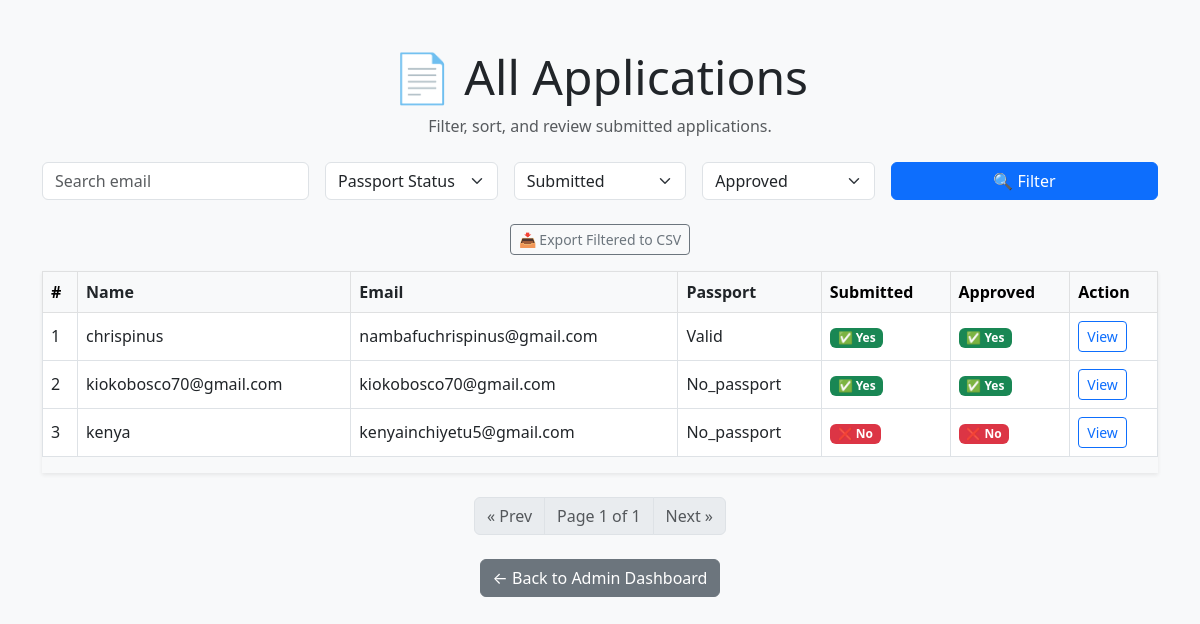
The app's page /admin/applications (signed in), older data.
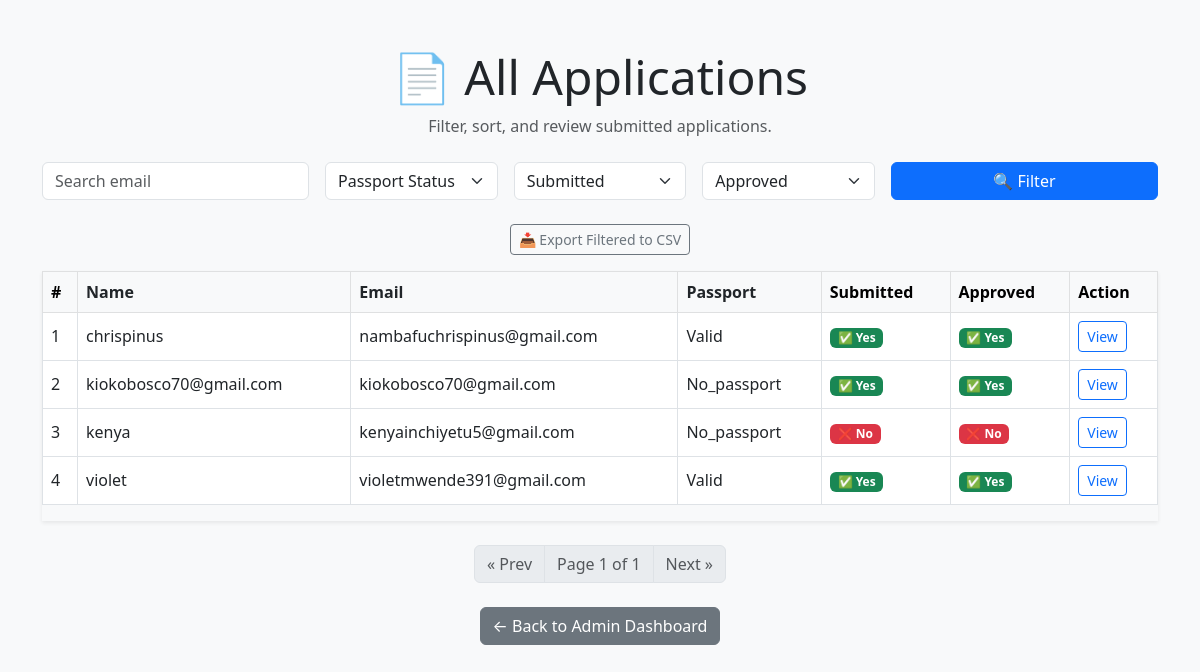
The same page, newer data.
### app/models/application.py (models this page shows, shortened)
class Application(db.Model):
    id = db.Column(db.Integer, primary_key=True)
    user_id = db.Column(db.Integer, db.ForeignKey('user.id'), nullable=False)
    user = db.relationship('User', backref='applications')
    passport_status = db.Column(
        db.String(20),
        nullable=False,
        comment="Passport status: 'has_passport', 'needs_passport', or 'applied_for_passport'"
    )
    phone_number = db.Column(
        db.String(20),
        nullable=True,
        comment="User's contact phone number"
    )
    date_of_birth = db.Column(
        db.Date,
        nullable=True,
        comment="User's date of birth in YYYY-MM-DD format"
    )
    education_level = db.Column(
        db.String(50),
        nullable=True,
        comment="Highest education level completed"
    )
    occupation = db.Column(
        db.String(100),
        nullable=True,
        comment="Current or most recent occupation"
    )
    marital_status = db.Column(
        db.String(20),
        nullable=True,
        comment="Marital status: single, married, divorced, etc."
    )
    cv_filename = db.Column(
        db.String(255),
        nullable=True,
        comment="Filename of uploaded CV/resume"
    )
    id_filename = db.Column(
        db.String(255),
        nullable=True,
        comment="Filename of uploaded ID document"
    )
    cert_filename = db.Column(
        db.String(255),
        nullable=True,
        comment="Filename of uploaded education certificate"
    )
    submitted = db.Column(
        db.Boolean,
        default=False,
        nullable=False,
        comment="Whether application has been submitted"
    )
    submitted_at = db.Column(
        db.DateTime,
        nullable=True,
        comment="Timestamp when application was submitted"
    )
    approved = db.Column(
        db.Boolean,
        default=False,
        nullable=False,
        comment="Whether application has been approved"
    )
    approved_at = db.Column(
        db.DateTime,
        nullable=True,
        comment="Timestamp when application was approved"
    )
    last_reminder_sent = db.Column(
        db.DateTime,
        nullable=True,
        comment="Timestamp when last reminder email was sent"
    )

### app/models/user.py (models this page shows, shortened)
class User(UserMixin, db.Model):  # ✅ Inherit UserMixin for Flask-Login support
    id = db.Column(db.Integer, primary_key=True)
    email = db.Column(db.String(120), unique=True, nullable=False)
    full_name = db.Column(db.String(120), nullable=False)
    password_hash = db.Column(db.String(128), nullable=False)
    is_admin = db.Column(db.Boolean, default=False)

### app/routes/admin_routes.py (the view)
@admin_bp.route('/admin/applications')
@login_required
def view_all_applications():
    if not current_user.is_admin:
        flash("Access denied. Admins only.", "danger")
        return redirect(url_for('auth.dashboard'))
    email = request.args.get('email')
    submitted = request.args.get('submitted')
    approved = request.args.get('approved')
    passport_status = request.args.get('passport_status')
    page = request.args.get('page', 1, type=int)
    per_page = 10  # You can change this to show more/less per page
    sort_by = request.args.get('sort_by', 'id')  # Default: sort by ID
    sort_dir = request.args.get('sort_dir', 'asc')  # Default: ascending order
    query = Application.query.join(User)
    if email:
        query = query.filter(User.email.ilike(f"%{email}%"))
    if passport_status:
        query = query.filter(Application.passport_status == passport_status)
    if submitted == 'yes':
        query = query.filter(Application.submitted.is_(True))
    elif submitted == 'no':
        query = query.filter(Application.submitted.is_(False))
    if approved == 'yes':
        query = query.filter(Application.approved.is_(True))
    elif approved == 'no':
        query = query.filter(Application.approved.is_(False))
    allowed_sort_columns = {
        'id': Application.id,
        'name': User.full_name,
        'email': User.email,
        'passport_status': Application.passport_status,
        'submitted': Application.submitted,
        'approved': Application.approved,
    }
    sort_column = allowed_sort_columns.get(sort_by, Application.id)
    sort_column = sort_column.desc() if sort_dir == 'desc' else sort_column.asc()
    query = query.order_by(sort_column)
    pagination = query.paginate(page=page, per_page=per_page, error_out=False)
    applications = pagination.items  # Get only current page's applications
    return render_template(
        'admin/view_all_applications.html',
        applications=applications,
        pagination=pagination,      # ✅ Needed for pagination controls
        sort_by=sort_by,            # ✅ For sorting arrows in template
        sort_dir=sort_dir           # ✅ For toggling asc/desc
    )

### app/scheduler/scheduler.py (called while the page is built)
def start_scheduler(app):
    with app.app_context():
        scheduler.add_job(
            func=lambda: auto_approve_submitted_applications(app),
            trigger='interval',
            hours=1,
            id='auto_approval_job',  # optional job id for reference
            replace_existing=True    # replace job if it already exists
        )
        if not scheduler.running:
            scheduler.start()
            current_app.logger.info("Scheduler started - auto-approval job scheduled every hour")
        @app.teardown_appcontext
        def shutdown_scheduler(exception=None):
            if scheduler.running:
                scheduler.shutdown(wait=False)
                current_app.logger.info("Scheduler shut down on app context teardown")

### app/templates/admin/view_all_applications.html (shortened to what the changed rows need)
<!DOCTYPE html>
<html lang="en">
<head>
    <link href="https://cdn.jsdelivr.net/npm/bootstrap@5.3.0/dist/css/bootstrap.min.css" rel="stylesheet">
</head>
<body class="bg-light">
<div class="container my-5">
    <div class="text-center mb-4">
        <h1 class="display-5">📄 All Applications</h1>
    </div>
    {% if applications %}
    <div class="table-responsive shadow-sm">
        <table class="table table-bordered table-hover bg-white align-middle">
            <thead class="table-light">
                <tr>
                    <th>#</th>
                    <th>
                        <a class="text-decoration-none text-dark" href="{{ url_for('admin_bp.view_all_applications',
                            sort_by='name',
                            sort_dir='desc' if sort_by == 'name' and sort_dir == 'asc' else 'asc',
                            **request.args.to_dict(flat=True)) }}">
                            Name {% if sort_by == 'name' %}{{ '▲' if sort_dir == 'asc' else '▼' }}{% endif %}
                        </a>
                    </th>
                    <th>
                        <a class="text-decoration-none text-dark" href="{{ url_for('admin_bp.view_all_applications',
                            sort_by='email',
                            sort_dir='desc' if sort_by == 'email' and sort_dir == 'asc' else 'asc',
                            **request.args.to_dict(flat=True)) }}">
                            Email {% if sort_by == 'email' %}{{ '▲' if sort_dir == 'asc' else '▼' }}{% endif %}
                        </a>
                    </th>
                    <th>
                        <a class="text-decoration-none text-dark" href="{{ url_for('admin_bp.view_all_applications',
                            sort_by='passport_status',
                            sort_dir='desc' if sort_by == 'passport_status' and sort_dir == 'asc' else 'asc',
                            **request.args.to_dict(flat=True)) }}">
                            Passport {% if sort_by == 'passport_status' %}{{ '▲' if sort_dir == 'asc' else '▼' }}{% endif %}
                        </a>
                    </th>
                    <th>Submitted</th>
                    <th>Approved</th>
                    <th>Action</th>
                </tr>
            </thead>
            <tbody>
                {% for app in applications %}
                    <tr>
                        <td>{{ loop.index }}</td>
                        <td>{{ app.user.full_name }}</td>
                        <td>{{ app.user.email }}</td>
                        <td>{{ app.passport_status|capitalize }}</td>
                        <td>
                            {% if app.submitted %}
                                <span class="badge bg-success">✅ Yes</span>
                            {% else %}
                                <span class="badge bg-danger">❌ No</span>
                            {% endif %}
                        </td>
                        <td>
                            {% if app.approved %}
                                <span class="badge bg-success">✅ Yes</span>
                            {% else %}
                                <span class="badge bg-danger">❌ No</span>
                            {% endif %}
                        </td>
                        <td>
                            <a href="{{ url_for('admin_bp.view_application', app_id=app.id) }}" class="btn btn-sm btn-outline-primary">View</a>
                        </td>
                    </tr>
                {% endfor %}
            </tbody>
        </table>
    </div>
    {% else %}
        <p class="text-center text-muted">No applications found.</p>
    {% endif %}
</div>
</body>
</html>

Row changes from the older to the newer data that the page shows:
added Application: user.full_name "violet", user.email "violetmwende391@gmail.com", passport_status "Valid", submitted "✅ Yes", approved "✅ Yes"
